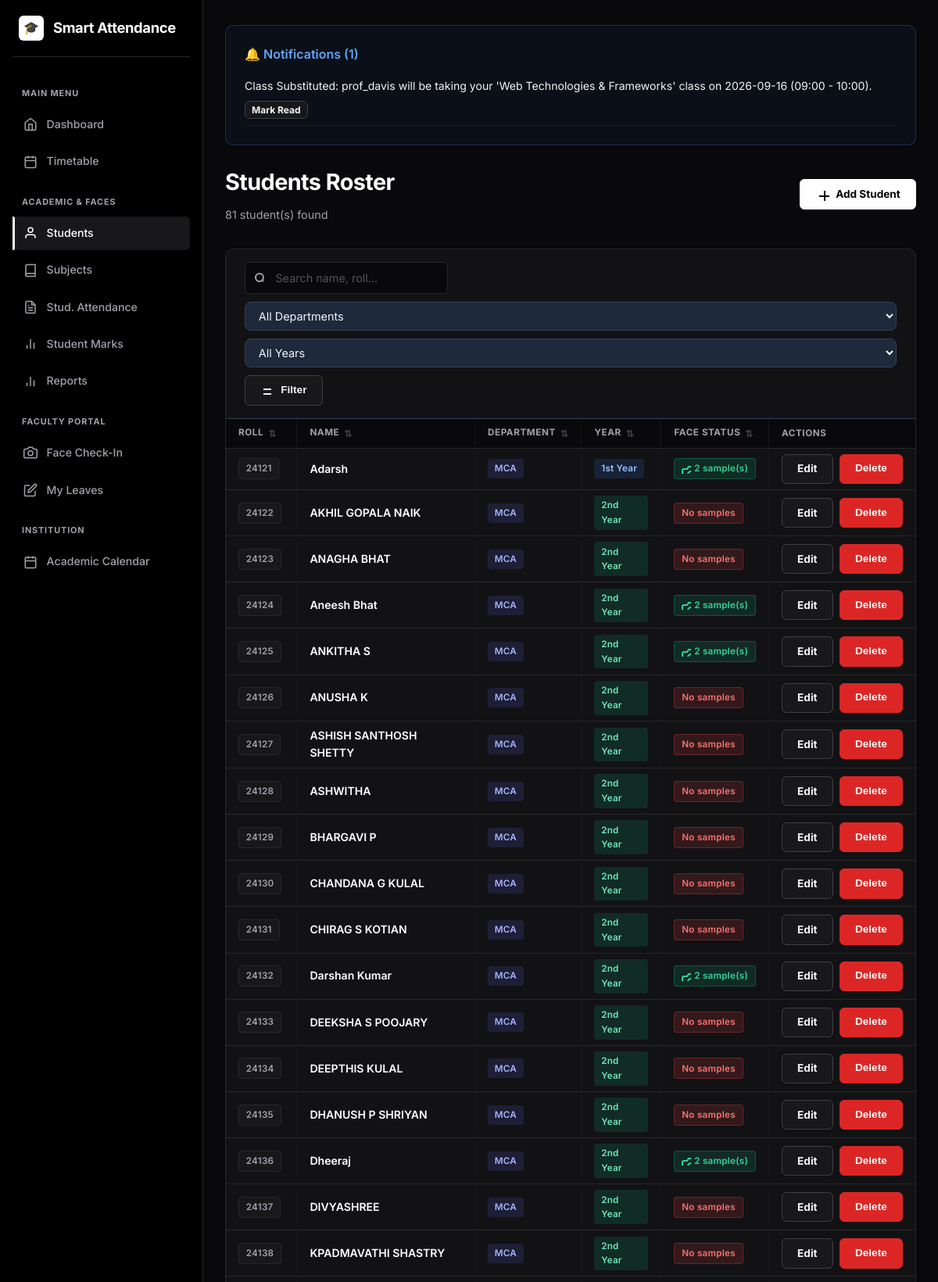
Screenshot of /students/ (signed in, upper part) with the database file from the repository.
### models.py (models this page shows, shortened)
class Notification(db.Model):
    __tablename__ = "notifications"
    id = db.Column(db.Integer, primary_key=True)
    user_id = db.Column(db.Integer, db.ForeignKey("users.id"), nullable=False)
    user = db.relationship("User", foreign_keys=[user_id], backref=db.backref("notifications", cascade="all, delete-orphan"))
    message = db.Column(db.String(255), nullable=False)
    is_read = db.Column(db.Boolean, default=False)
    created_at = db.Column(db.DateTime, default=datetime.utcnow)
    action_url = db.Column(db.String(255), nullable=True)
    claim_id = db.Column(db.Integer, db.ForeignKey("timetable_claims.id", ondelete="CASCADE"), nullable=True)
    claim = db.relationship("TimetableClaim", backref=db.backref("notifications", cascade="all, delete-orphan"))

class Student(db.Model):
    __tablename__ = "students"
    id = db.Column(db.Integer, primary_key=True)
    roll_number = db.Column(db.String(40), unique=True, nullable=False, index=True)
    name = db.Column(db.String(120), nullable=False)
    department = db.Column(db.String(80), default="")
    class_name = db.Column(db.String(80), default="")
    created_at = db.Column(db.DateTime, default=datetime.utcnow)
    face_samples = db.relationship(
        "FaceSample", backref="student", cascade="all, delete-orphan"
    )
    attendance_records = db.relationship(
        "Attendance", backref="student", cascade="all, delete-orphan"
    )
    @property
    def has_face(self):
        return len(self.face_samples) > 0

### blueprints/students.py (the view, shortened to what this page needs)
@students_bp.route("/")
@login_required
@staff_required
def list_students():
    q = request.args.get("q", "").strip()
    dept_filter = request.args.get("dept", "").strip()
    year_filter = request.args.get("year", "").strip() or request.args.get("class_name", "").strip()
    if current_user.role == ROLE_HOD and current_user.department:
        dept_filter = current_user.department
    query = Student.query
    if current_user.role == ROLE_HOD and current_user.department:
        query = query.filter(Student.department == current_user.department)
    elif dept_filter:
        query = query.filter(Student.department == dept_filter)
    students = query.order_by(Student.roll_number).all()
    if current_user.role == ROLE_HOD and current_user.department:
        all_depts = [current_user.department]
    else:
        all_depts = sorted(set(s.department for s in Student.query.all() if s.department))
    all_years = ["1st Year", "2nd Year"]
    return render_template(
        "students/list.html",
        students=students, q=q,
        dept_filter=dept_filter, class_filter=year_filter,
        all_depts=all_depts, all_years=all_years
    )

### templates/students/list.html (shortened to what this page needs)
{% extends "base.html" %}
{% block content %}
<div style="display:flex; justify-content:space-between; align-items:center; margin-bottom: 2rem; flex-wrap:wrap; gap:1rem;">
  <div>
    <h1>Students Roster</h1>
    <p class="subtitle" style="margin-bottom:0;">{{ students | length }} student(s) found</p>
  </div>
  <a class="btn" href="{{ url_for('students.create_student') }}">
    <svg width="18" height="18" fill="none" stroke="currentColor" stroke-width="2"><line x1="12" y1="5" x2="12" y2="19"></line><line x1="5" y1="12" x2="19" y2="12"></line></svg>
    Add Student
  </a>
</div>
<div class="card card-table">
  <div style="padding: 1rem 1.5rem; border-bottom: 1px solid var(--border, #334155);">
    <form method="get" style="display:flex; gap:10px; align-items:center; flex-wrap:wrap;">
      <div style="position:relative; flex:1; min-width:180px; max-width:260px;">
        <input name="q" value="{{ q }}" placeholder="Search name, roll…"
               style="width:100%; padding-left:2.4rem;">
      </div>
      <select name="dept" style="padding:0.5rem 0.8rem; border-radius:8px;
              background:var(--surface-2,#1e293b); border:1px solid var(--border,#334155);
              color:var(--text,#f1f5f9); min-width:150px;">
        <option value="">All Departments</option>
      </select>
      <select name="class_name" style="padding:0.5rem 0.8rem; border-radius:8px;
              background:var(--surface-2,#1e293b); border:1px solid var(--border,#334155);
              color:var(--text,#f1f5f9); min-width:130px;">
        <option value="">All Years</option>
      </select>
      <button class="btn btn-secondary btn-sm" type="submit" style="white-space:nowrap;">
        <svg width="14" height="14" fill="none" stroke="currentColor" stroke-width="2" style="margin-right:4px;"><line x1="4" y1="6" x2="20" y2="6"/><line x1="4" y1="12" x2="14" y2="12"/><line x1="4" y1="18" x2="10" y2="18"/></svg>
        Filter
      </button>
    </form>
  </div>
  <div class="table-responsive">
    {% if students %}
    <table>
      <thead>
        <tr>
          <th>Roll</th>
          <th>Name</th>
          <th>Department</th>
          <th>Year</th>
          <th>Face Status</th>
          <th>Actions</th>
        </tr>
      </thead>
      <tbody>
        {% for s in students %}
        <tr>
          <td><span class="badge badge-muted">{{ s.roll_number }}</span></td>
          <td style="font-weight:600; color:#fff;">{{ s.name }}</td>
          <td>
            {% if s.department %}
            <span class="badge" style="background:rgba(99,102,241,0.15); color:#a5b4fc;">{{ s.department }}</span>
            {% else %}—{% endif %}
          </td>
          <td>
            {% if '1' in (s.class_name or '') %}
            <span class="badge" style="background:rgba(59,130,246,0.15); color:#93c5fd;">1st Year</span>
            {% elif '2' in (s.class_name or '') %}
            <span class="badge" style="background:rgba(16,185,129,0.15); color:#6ee7b7;">2nd Year</span>
            {% elif s.class_name %}
            <span class="badge badge-muted">{{ s.class_name }}</span>
            {% else %}—{% endif %}
          </td>
          <td>
            {% if s.has_face %}
              <span class="badge badge-yes">
                <svg width="12" height="12" fill="none" stroke="currentColor" stroke-width="2" style="margin-right:4px;">
                  <path d="M23 19a2 2 0 0 1-2 2H3a2 2 0 0 1-2-2V8a2 2 0 0 1 2-2h4l2-3h6l2 3h4a2 2 0 0 1 2 2z"></path>
                  <circle cx="12" cy="13" r="4"></circle>
                </svg>
                {{ s.face_samples|length }} sample(s)
              </span>
            {% else %}
              <span class="badge badge-no">No samples</span>
            {% endif %}
          </td>
          <td>
            <div style="display:flex; gap:0.5rem; align-items:center;">
              <a class="btn btn-sm btn-secondary" href="{{ url_for('students.edit_student', student_id=s.id) }}">Edit</a>
              <form class="inline-form" method="post"
                    action="{{ url_for('students.delete_student', student_id=s.id) }}"
                    onsubmit="return confirm('Delete {{ s.name }}?')">
                <button class="btn btn-sm btn-danger" type="submit">Delete</button>
              </form>
            </div>
          </td>
        </tr>
        {% endfor %}
      </tbody>
    </table>
    {% else %}
    <p class="muted" style="padding:3rem 2rem; text-align:center;">No students found matching the selected filters.</p>
    {% endif %}
  </div>
</div>
{% endblock %}

### templates/base.html (shortened to what this page needs)
<!DOCTYPE html>
<html lang="en">
<head>
  <link rel="stylesheet" href="{{ url_for('static', filename='style.css') }}">
</head>
<body>
  <div class="app-layout{% if not current_user.is_authenticated %} auth-layout{% endif %}">
    {% if current_user.is_authenticated %}
    <aside class="sidebar" id="sidebar">
      <div class="sidebar-brand">
        <a href="{{ url_for('dashboard.index') }}">
          <div class="brand-icon">🎓</div>
          <span class="brand-name">Smart Attendance</span>
        </a>
      </div>
      <nav class="sidebar-nav">
        {% if current_user.role != 'parent' %}
        <div class="nav-section-label">Main Menu</div>
        <a href="{{ url_for('dashboard.index') }}" class="nav-item">
          <svg viewBox="0 0 24 24" width="18" height="18" fill="none" stroke="currentColor" stroke-width="2"><path d="M3 9l9-7 9 7v11a2 2 0 0 1-2 2H5a2 2 0 0 1-2-2z"></path><polyline points="9 22 9 12 15 12 15 22"></polyline></svg>
          <span>Dashboard</span>
        </a>
        {% endif %}
        {% if current_user.role in ['admin', 'faculty', 'director', 'hod'] %}
        <a href="{{ url_for('dashboard.timetable_view') }}" class="nav-item{% if request.endpoint == 'dashboard.timetable_view' %} active{% endif %}">
          <svg viewBox="0 0 24 24" width="18" height="18" fill="none" stroke="currentColor" stroke-width="2"><rect x="3" y="4" width="18" height="18" rx="2" ry="2"></rect><line x1="16" y1="2" x2="16" y2="6"></line><line x1="8" y1="2" x2="8" y2="6"></line><line x1="3" y1="10" x2="21" y2="10"></line></svg>
          <span>Timetable</span>
        </a>
        {% endif %}
        {% if current_user.role in ['admin', 'faculty', 'director', 'hod'] %}
          <div class="nav-section-label">Academic & Faces</div>
          <a href="{{ url_for('students.list_students') }}" class="nav-item">
            <svg viewBox="0 0 24 24" width="18" height="18" fill="none" stroke="currentColor" stroke-width="2"><path d="M20 21v-2a4 4 0 0 0-4-4H8a4 4 0 0 0-4 4v2"></path><circle cx="12" cy="7" r="4"></circle></svg>
            <span>Students</span>
          </a>
          <a href="{{ url_for('attendance.subjects') }}" class="nav-item">
            <svg viewBox="0 0 24 24" width="18" height="18" fill="none" stroke="currentColor" stroke-width="2"><path d="M4 19.5A2.5 2.5 0 0 1 6.5 17H20"></path><path d="M6.5 2H20v20H6.5A2.5 2.5 0 0 1 4 19.5v-15A2.5 2.5 0 0 1 6.5 2z"></path></svg>
            <span>Subjects</span>
          </a>
          <a href="{{ url_for('attendance.index') }}" class="nav-item">
            <span>Stud. Attendance</span>
          </a>
          <a href="{{ url_for('marks.index') }}" class="nav-item">
            <svg viewBox="0 0 24 24" width="18" height="18" fill="none" stroke="currentColor" stroke-width="2"><line x1="18" y1="20" x2="18" y2="10"></line><line x1="12" y1="20" x2="12" y2="4"></line><line x1="6" y1="20" x2="6" y2="14"></line></svg>
            <span>Student Marks</span>
          </a>
          <a href="{{ url_for('reports.index') }}" class="nav-item">
            <svg viewBox="0 0 24 24" width="18" height="18" fill="none" stroke="currentColor" stroke-width="2"><line x1="18" y1="20" x2="18" y2="10"></line><line x1="12" y1="20" x2="12" y2="4"></line><line x1="6" y1="20" x2="6" y2="14"></line></svg>
            <span>Reports</span>
          </a>
        {% endif %}
        {% if current_user.role == 'faculty' %}
          <div class="nav-section-label">Faculty Portal</div>
          <a href="{{ url_for('faculty.face_attendance') }}" class="nav-item">
            <svg viewBox="0 0 24 24" width="18" height="18" fill="none" stroke="currentColor" stroke-width="2"><path d="M23 19a2 2 0 0 1-2 2H3a2 2 0 0 1-2-2V8a2 2 0 0 1 2-2h4l2-3h6l2 3h4a2 2 0 0 1 2 2z"></path><circle cx="12" cy="13" r="4"></circle></svg>
            <span>Face Check-In</span>
          </a>
          <a href="{{ url_for('faculty.leaves') }}" class="nav-item">
            <svg viewBox="0 0 24 24" width="18" height="18" fill="none" stroke="currentColor" stroke-width="2"><path d="M11 4H4a2 2 0 0 0-2 2v14a2 2 0 0 0 2 2h14a2 2 0 0 0 2-2v-7"></path><path d="M18.5 2.5a2.121 2.121 0 0 1 3 3L12 15l-4 1 1-4 9.5-9.5z"></path></svg>
            <span>My Leaves</span>
          </a>
        {% endif %}
        <div class="nav-section-label">Institution</div>
        <a href="{{ url_for('calendar.index') }}" class="nav-item">
          <svg viewBox="0 0 24 24" width="18" height="18" fill="none" stroke="currentColor" stroke-width="2"><rect x="3" y="4" width="18" height="18" rx="2" ry="2"></rect><line x1="16" y1="2" x2="16" y2="6"></line><line x1="8" y1="2" x2="8" y2="6"></line><line x1="3" y1="10" x2="21" y2="10"></line></svg>
          <span>Academic Calendar</span>
        </a>
      </nav>
    </aside>
    {% endif %}
    <div class="main-wrapper">
      <main class="container page-transition">
        {% if current_user.is_authenticated and user_notifications %}
        <div class="card" style="margin-bottom: 1.5rem; background-color: rgba(59, 130, 246, 0.05); border: 1px solid rgba(59, 130, 246, 0.3);">
          <div style="display:flex; justify-content:space-between; align-items:center; margin-bottom:0.5rem;">
            <h3 style="margin:0; color: #60a5fa; font-size:1rem; display:flex; align-items:center; gap:6px;">
              🔔 Notifications ({{ unread_notifications_count }})
            </h3>
          </div>
          <ul style="list-style: none; padding-left: 0; margin-bottom: 0;">
            {% for notif in user_notifications %}
              <li style="margin-top: 0.5rem; padding-bottom: 0.5rem; border-bottom: 1px solid rgba(255, 255, 255, 0.08); display:flex; justify-content:space-between; align-items:center; flex-wrap:wrap; gap:0.5rem;">
                <span style="font-size: 0.88rem; color: #f1f5f9;">{{ notif.message }}</span>
                <div style="display: flex; gap: 0.5rem;">
                  {% if notif.claim_id and notif.claim and notif.claim.status == 'pending' and current_user.id != notif.claim.claimed_by_id %}
                    <a href="{{ url_for('dashboard.handle_notification', notif_id=notif.id, action='accept') }}" class="btn btn-sm" style="background-color: #10b981; border:none; padding: 0.2rem 0.5rem; font-size: 0.75rem;">Accept</a>
                    <a href="{{ url_for('dashboard.handle_notification', notif_id=notif.id, action='report') }}" class="btn btn-sm btn-secondary" style="padding: 0.2rem 0.5rem; font-size: 0.75rem;">Report</a>
                    <a href="{{ url_for('dashboard.handle_notification', notif_id=notif.id, action='reject') }}" class="btn btn-sm btn-secondary" style="padding: 0.2rem 0.5rem; font-size: 0.75rem; background-color: rgba(239, 68, 68, 0.1); color: #ef4444;">Reject</a>
                  {% else %}
                    <a href="{{ url_for('dashboard.handle_notification', notif_id=notif.id, action='read') }}" class="btn btn-sm btn-secondary" style="padding: 0.2rem 0.5rem; font-size: 0.75rem;">Mark Read</a>
                  {% endif %}
                </div>
              </li>
            {% endfor %}
          </ul>
        </div>
        {% endif %}
        {% block content %}{% endblock %}
      </main>
    </div>
  </div>
</body>
</html>

### rows the page displays
Notification: message "Class Substituted: prof_davis will be taking your 'Web Technologies & Frameworks' class on 2026-09-16 (09:00 - 10:00)."
Student: roll_number "24121", name "Adarsh", department "MCA", class_name "1st Year", face_samples|length "2"
Student: roll_number "24122", name "AKHIL GOPALA NAIK", department "MCA", class_name "2nd Year", shows "No samples"
Student: roll_number "24123", name "ANAGHA BHAT", department "MCA", class_name "2nd Year", shows "No samples"
Student: roll_number "24124", name "Aneesh Bhat", department "MCA", class_name "2nd Year", face_samples|length "2"
Student: roll_number "24125", name "ANKITHA S", department "MCA", class_name "2nd Year", face_samples|length "2"
Student: roll_number "24126", name "ANUSHA K", department "MCA", class_name "2nd Year", shows "No samples"
Student: roll_number "24127", name "ASHISH SANTHOSH SHETTY", department "MCA", class_name "2nd Year", shows "No samples"
Student: roll_number "24128", name "ASHWITHA", department "MCA", class_name "2nd Year", shows "No samples"
Student: roll_number "24129", name "BHARGAVI P", department "MCA", class_name "2nd Year", shows "No samples"
Student: roll_number "24130", name "CHANDANA G KULAL", department "MCA", class_name "2nd Year", shows "No samples"
Student: roll_number "24131", name "CHIRAG S KOTIAN", department "MCA", class_name "2nd Year", shows "No samples"
Student: roll_number "24132", name "Darshan Kumar", department "MCA", class_name "2nd Year", face_samples|length "2"
Student: roll_number "24133", name "DEEKSHA S POOJARY", department "MCA", class_name "2nd Year", shows "No samples"
Student: roll_number "24134", name "DEEPTHIS KULAL", department "MCA", class_name "2nd Year", shows "No samples"
Student: roll_number "24135", name "DHANUSH P SHRIYAN", department "MCA", class_name "2nd Year", shows "No samples"
Student: roll_number "24136", name "Dheeraj", department "MCA", class_name "2nd Year", face_samples|length "2"
Student: roll_number "24137", name "DIVYASHREE", department "MCA", class_name "2nd Year", shows "No samples"
Student: roll_number "24138", name "KPADMAVATHI SHASTRY", department "MCA", class_name "2nd Year", shows "No samples"

### other values shown
{{ unread_notifications_count }} "1"
{{ students | length }} "81"
